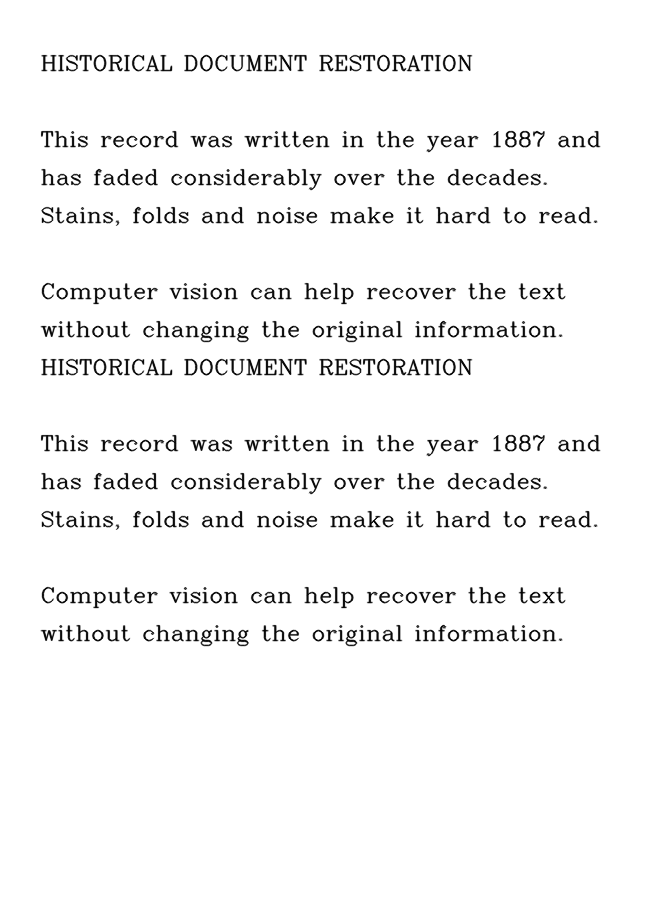
#> input picture samples/clean.png, 650 x 900 px
$ python -i analyze.py   (imports and definitions only)   (older library calls are emulated)
#> lines starting #> are read from the running program, lines starting #| are printed output that depends on the picture; after the words box and inside, x2 and y2 are one past the last pixel; in counts of white or black regions, pixels touching at a corner belong together
#> further down, picture is the input picture: shape (900, 650); min 0, max 255, mean 244.7
"""Stage 1: Analysis - measure what is wrong with the document."""
import cv2
import numpy as np

_K = np.array([[1, -2, 1], [-2, 4, -2], [1, -2, 1]], np.float32)


def _noise_sigma(gray: np.ndarray) -> float:
    """Noise level (pixel units) measured only on flat paper, so text edges are ignored."""
    g = gray.astype(np.float32)
    lap = np.abs(cv2.filter2D(g, -1, _K))
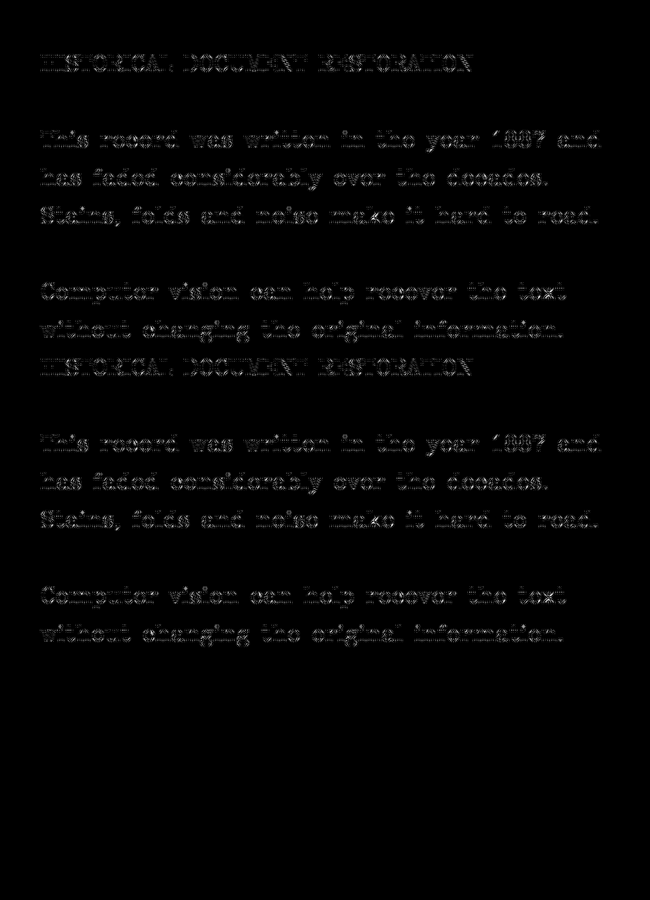
#> lap: shape (900, 650) float32; min 0, max 843, mean 11.5; drawn with min black and max white
    grad = np.hypot(cv2.Sobel(g, cv2.CV_32F, 1, 0), cv2.Sobel(g, cv2.CV_32F, 0, 1))
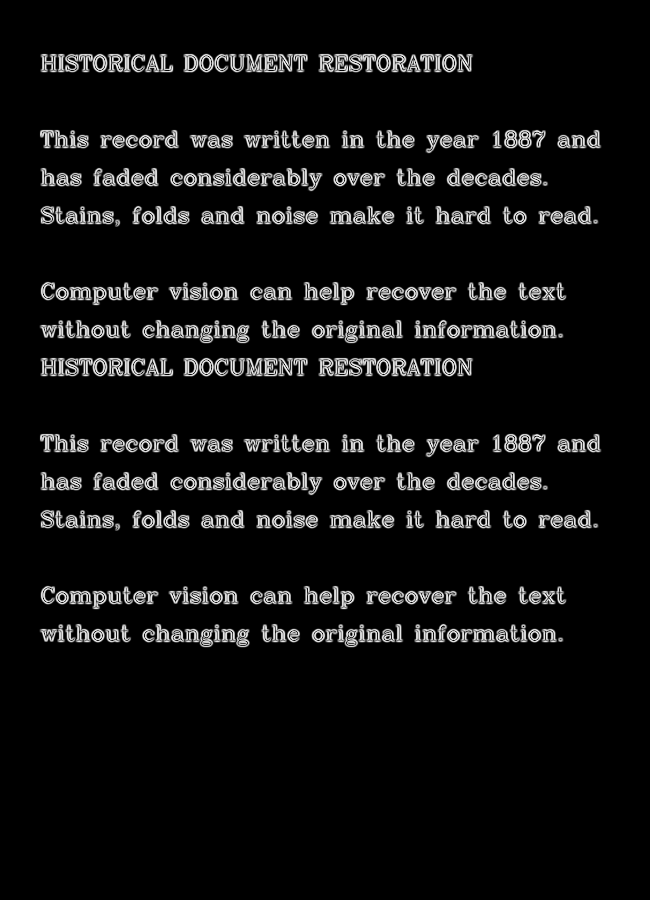
#> grad: shape (900, 650) float32; min 0, max 1083.9, mean 69; drawn with min black and max white
    flat = grad <= np.percentile(grad, 50)
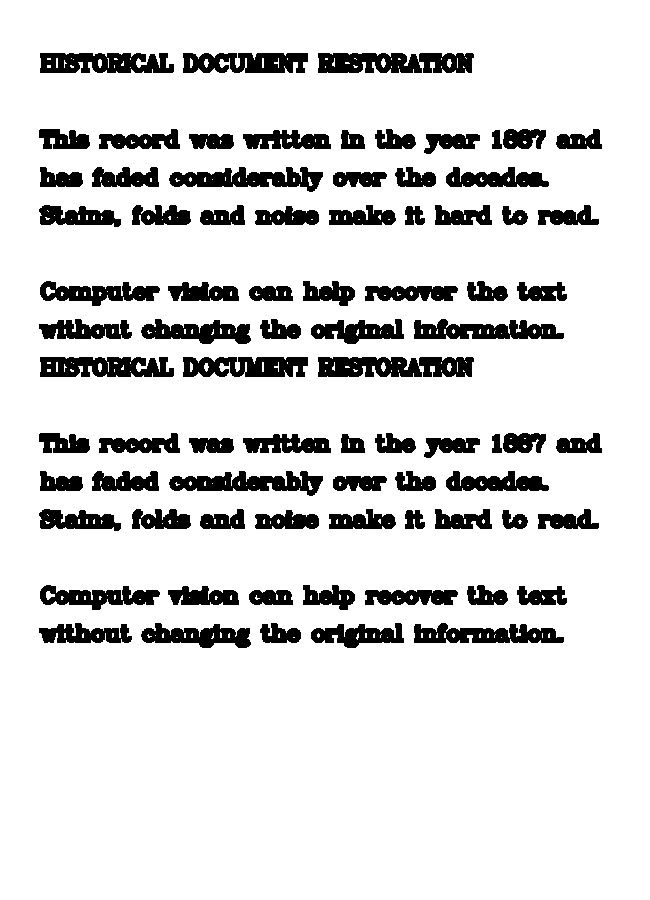
#> flat: shape (900, 650) bool; 86.5% white; 80 black regions, largest, box (x1, y1, x2, y2) and area: (318, 53, 474, 73) 2620, (318, 357, 474, 377) 2620, (40, 53, 174, 73) 2165
    return float(np.sqrt(np.pi / 2) * lap[flat].mean() / 6)


def analyze(gray: np.ndarray) -> dict:
    """Return degradation scores for a grayscale image."""
    noise = _noise_sigma(gray)                       # measured at original size
#> noise = 0

    # Measure blur and background at a fixed width so scores compare across images
    h, w = gray.shape
#> h = 900; w = 650
    small = gray if w <= 1000 else cv2.resize(gray, (1000, int(h * 1000 / w)),
                                              interpolation=cv2.INTER_AREA)
    smooth = cv2.GaussianBlur(small, (0, 0), 1.5)          # removes grain first
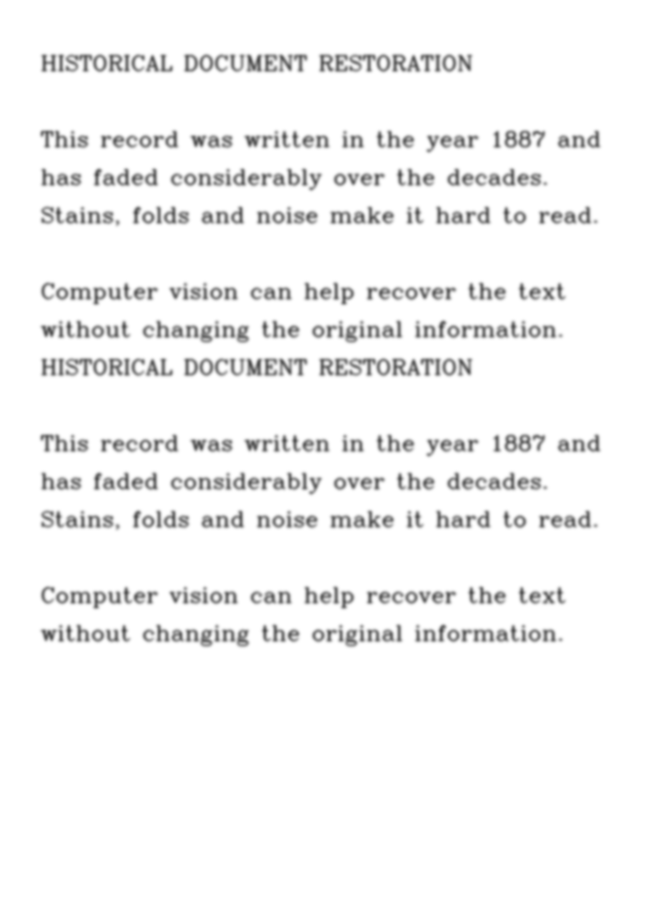
#> smooth: shape (900, 650); min 83, max 255, mean 244.7
    blur = float(cv2.Laplacian(smooth, cv2.CV_64F).var())   # low = blurry
#> blur = 70.56
    contrast = float(small.std())                           # low = faded
#> contrast = 43.3
    bg = cv2.medianBlur(cv2.resize(small, None, fx=0.25, fy=0.25), 31)
#> bg: shape (225, 162); every value is 255
    bg_unevenness = float(bg.std())
#> bg_unevenness = 0

    return {
        "blur_score": round(blur, 2),
        "contrast_std": round(contrast, 2),
        "background_unevenness": round(bg_unevenness, 2),
        "noise_level": round(noise, 2),
        "is_blurry": bool(blur < 100),
        "is_faded": bool(contrast < 50),
        "is_uneven": bool(bg_unevenness > 12),
        "is_noisy": bool(noise > 4),
    }

>>> import cv2
>>> picture = cv2.imread('../samples/clean.png', cv2.IMREAD_GRAYSCALE)
>>> result = analyze(picture)
#> result = {'blur_score': 70.56, 'contrast_std': 43.3, 'background_unevenness': 0, 'noise_level': 0, 'is_blurry': True, 'is_faded': True, 'is_uneven': False, 'is_noisy': False}

$ run again, on samples/degraded.png
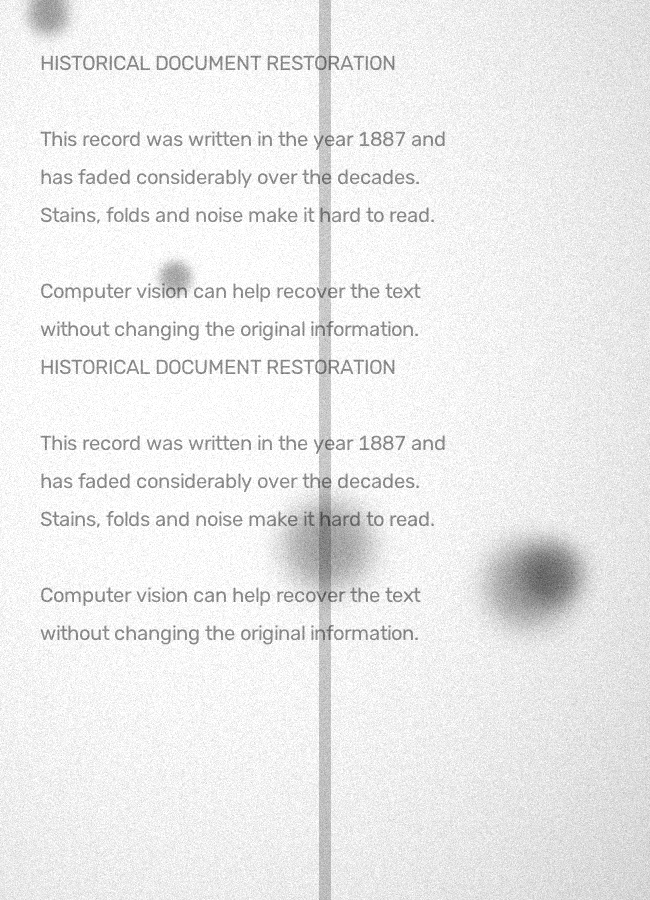
#> input picture samples/degraded.png, 650 x 900 px
#> picture is the input picture: shape (900, 650); min 59, max 255, mean 235.6
#> in _noise_sigma, `flat = grad <= np.percentile(grad, 50)`:
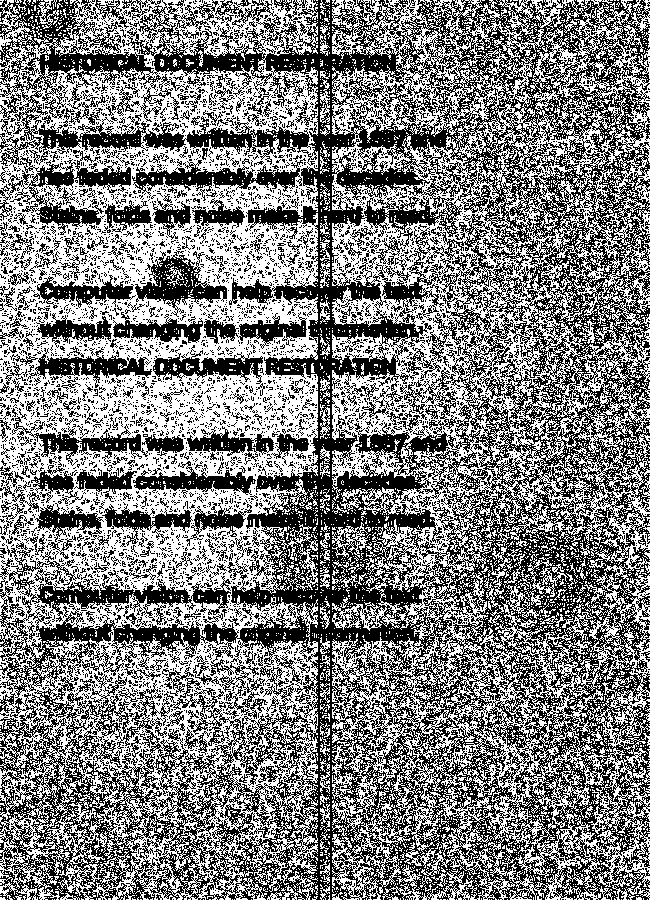
#> flat: shape (900, 650) bool; 50.2% white; black in thin lines or dots
#> noise = 7.66
#> blur = 12.87
#> contrast = 23.88
#> in analyze, `bg = cv2.medianBlur(cv2.resize(small, None, fx=0.25, fy=0.25), 31)`:
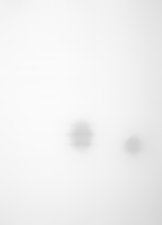
#> bg: shape (225, 162); min 209, max 251, mean 241.1
#> bg_unevenness = 8.23
#> result = {'blur_score': 12.87, 'contrast_std': 23.88, 'background_unevenness': 8.23, 'noise_level': 7.66, 'is_blurry': True, 'is_faded': True, 'is_uneven': False, 'is_noisy': True}
